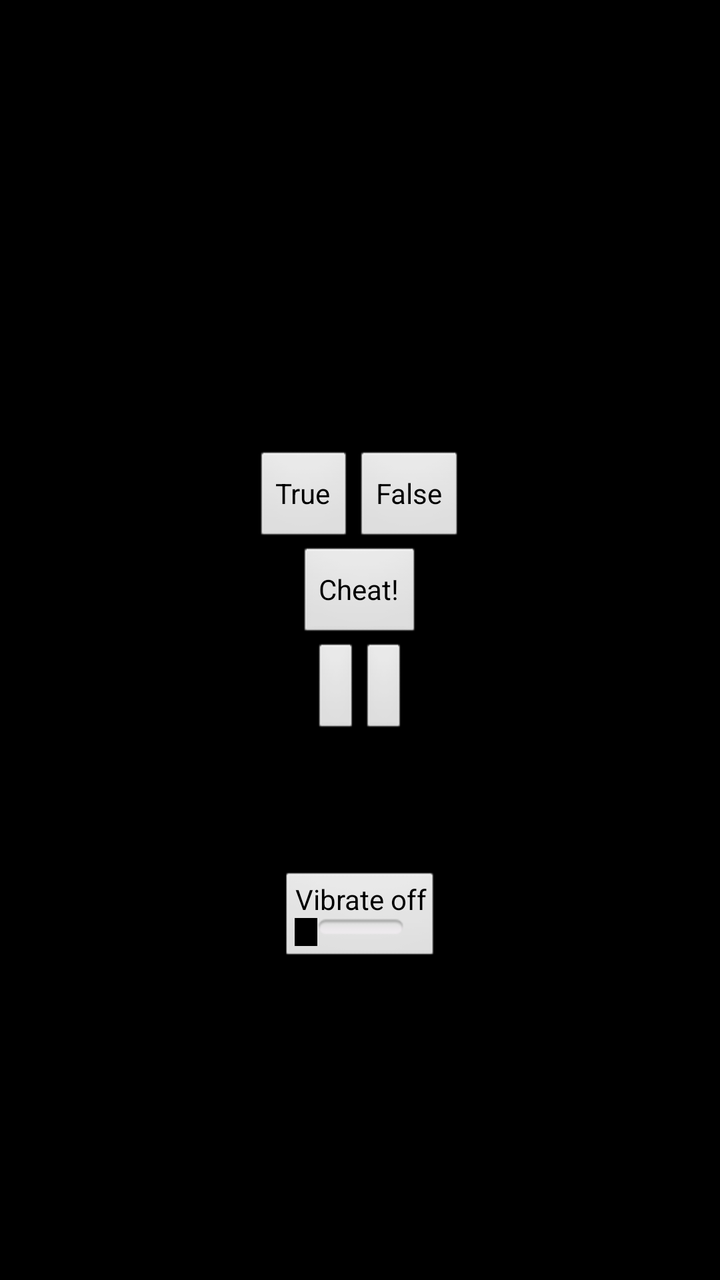
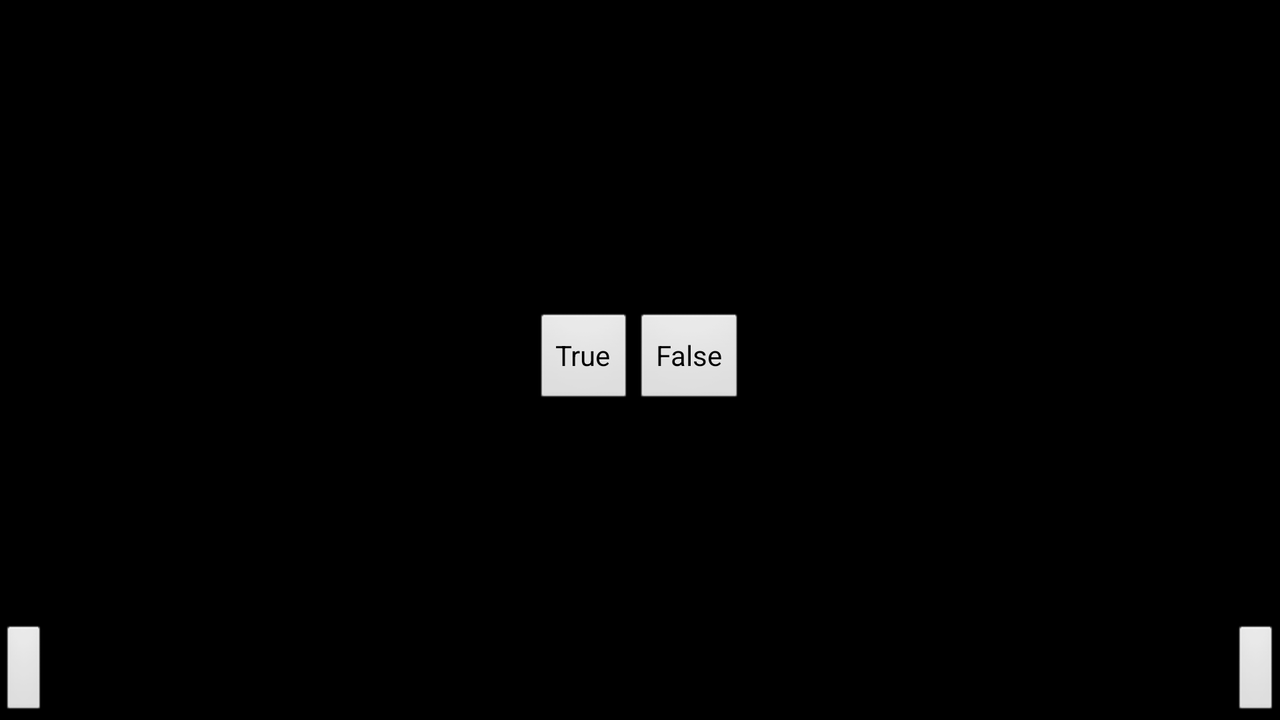

The same Android screen from two of the app's own layout files: first res/layout/ as a phone draws it, then the repository's variant for another configuration, drawn on a device whose configuration selects that folder. Both files follow.
<!-- AndroidManifest.xml: application theme AppTheme -->
<!-- res/layout/activity_quiz.xml -->
<LinearLayout xmlns:android="http://schemas.android.com/apk/res/android"
     android:layout_width="match_parent"
     android:layout_height="match_parent"
     android:gravity="center"
     android:orientation="vertical" >
     
     <TextView 
         android:id="@+id/question_text_view"
         android:layout_width="wrap_content"
         android:layout_height="wrap_content"
         android:padding="24dp" />
     
     <LinearLayout 
         android:layout_width="wrap_content"
         android:layout_height="wrap_content"
         android:orientation="horizontal" >
     
     	<Button 
     	    android:id="@+id/true_button"
     	    android:layout_width="wrap_content"
     	    android:layout_height="wrap_content"
     	    android:text="@string/true_button" />
     	
     	<Button 
     	    android:id="@+id/false_button"
     	    android:layout_width="wrap_content"
     	    android:layout_height="wrap_content"
     	    android:text="@string/false_button" />
     
     </LinearLayout>
     
     <Button 
         android:id="@+id/cheat_button"
         android:layout_width="wrap_content"
         android:layout_height="wrap_content"
         android:text="@string/cheat_button" />
     
     <LinearLayout 
         android:layout_width="wrap_content"
         android:layout_height="wrap_content"
         android:orientation="horizontal" >
     
         <ImageButton 
	         android:id="@+id/prev_button"
	         android:layout_width="wrap_content"
	         android:layout_height="wrap_content"
	         android:src="@drawable/arrow_left"
	         android:contentDescription="@string/prev_button" />
         
	     <ImageButton 
	         android:id="@+id/next_button"
	         android:layout_width="wrap_content"
	         android:layout_height="wrap_content" 
	         android:src="@drawable/arrow_right"
	         android:contentDescription="@string/next_button" />
	     
	</LinearLayout>
    
     <TextView 
         android:id="@+id/api_level"
         android:layout_width="wrap_content"
         android:layout_height="wrap_content"
         android:padding="24dp" />
     
     <ToggleButton 
	    android:id="@+id/togglebutton"
	    android:layout_width="wrap_content"
	    android:layout_height="wrap_content"
	    android:textOn="Vibrate on"
	    android:textOff="Vibrate off"
	    android:onClick="onToggleClicked"/>
     
 </LinearLayout>
<!-- resources referenced by this layout -->
<resources>
  <string name="cheat_button">Cheat!</string>
  <string name="false_button">False</string>
  <string name="next_button">Next</string>
  <string name="prev_button">Prev</string>
  <string name="true_button">True</string>
  <style name="AppTheme" parent="AppBaseTheme">
          
      </style>
  <style name="AppBaseTheme" parent="android:Theme">
          
      </style>
</resources>
<!-- res/layout-land/activity_quiz.xml (the repository's variant of the layout above) -->
<!-- drawn on the phone turned sideways -->
<FrameLayout xmlns:android="http://schemas.android.com/apk/res/android"
     android:id="@+id/FrameLayout1"
     android:layout_width="match_parent"
     android:layout_height="match_parent" >
     
     <TextView 
         android:id="@+id/question_text_view"
         android:layout_width="wrap_content"
         android:layout_height="wrap_content"
         android:layout_gravity="center_horizontal"
         android:padding="24dp" />
     
     <LinearLayout 
         android:layout_width="wrap_content"
         android:layout_height="wrap_content"
         android:layout_gravity="center_vertical|center_horizontal"
         android:orientation="horizontal" >
     
     	<Button 
     	    android:id="@+id/true_button"
     	    android:layout_width="wrap_content"
     	    android:layout_height="wrap_content"
     	    android:text="@string/true_button" />
     	
     	<Button 
     	    android:id="@+id/false_button"
     	    android:layout_width="wrap_content"
     	    android:layout_height="wrap_content"
     	    android:text="@string/false_button" />
     
     </LinearLayout>
     
     
     
         <ImageButton 
	         android:id="@+id/prev_button"
	         android:layout_width="wrap_content"
	         android:layout_height="wrap_content"
	         android:layout_gravity="bottom|left"
	         android:src="@drawable/arrow_left"
	         android:contentDescription="@string/prev_button" />
         
	     <ImageButton 
	         android:id="@+id/next_button"
	         android:layout_width="wrap_content"
	         android:layout_height="wrap_content" 
	         android:layout_gravity="bottom|right"
	         android:src="@drawable/arrow_right"
	         android:contentDescription="@string/next_button" />

     
     
 </FrameLayout>
<!-- resources referenced by the variant -->
<!-- as the phone turned sideways resolves them -->
<resources>
  <string name="false_button">False</string>
  <string name="next_button">Next</string>
  <string name="prev_button">Prev</string>
  <string name="true_button">True</string>
  <style name="AppTheme" parent="AppBaseTheme">
          
      </style>
  <style name="AppBaseTheme" parent="android:Theme">
          
      </style>
</resources>
